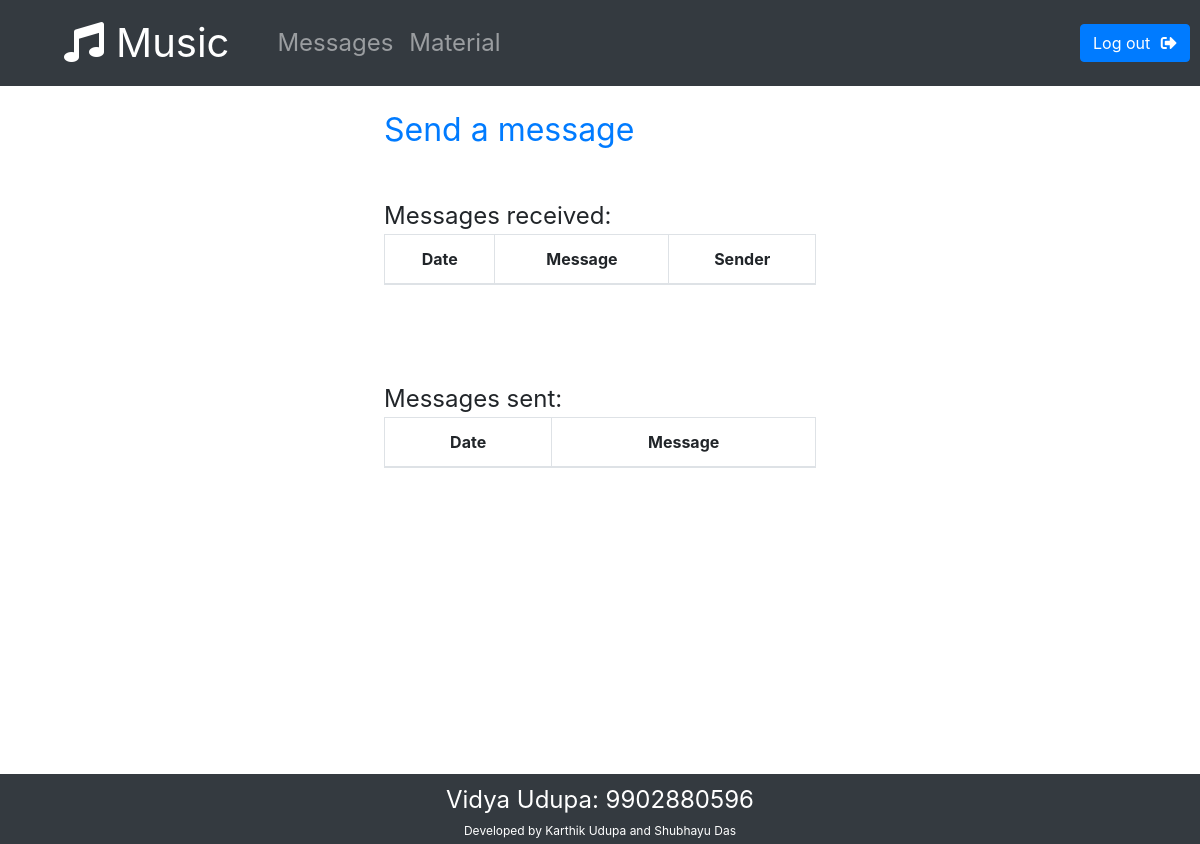
The page /student-home/student-message/ (signed in) on the database as committed earlier.
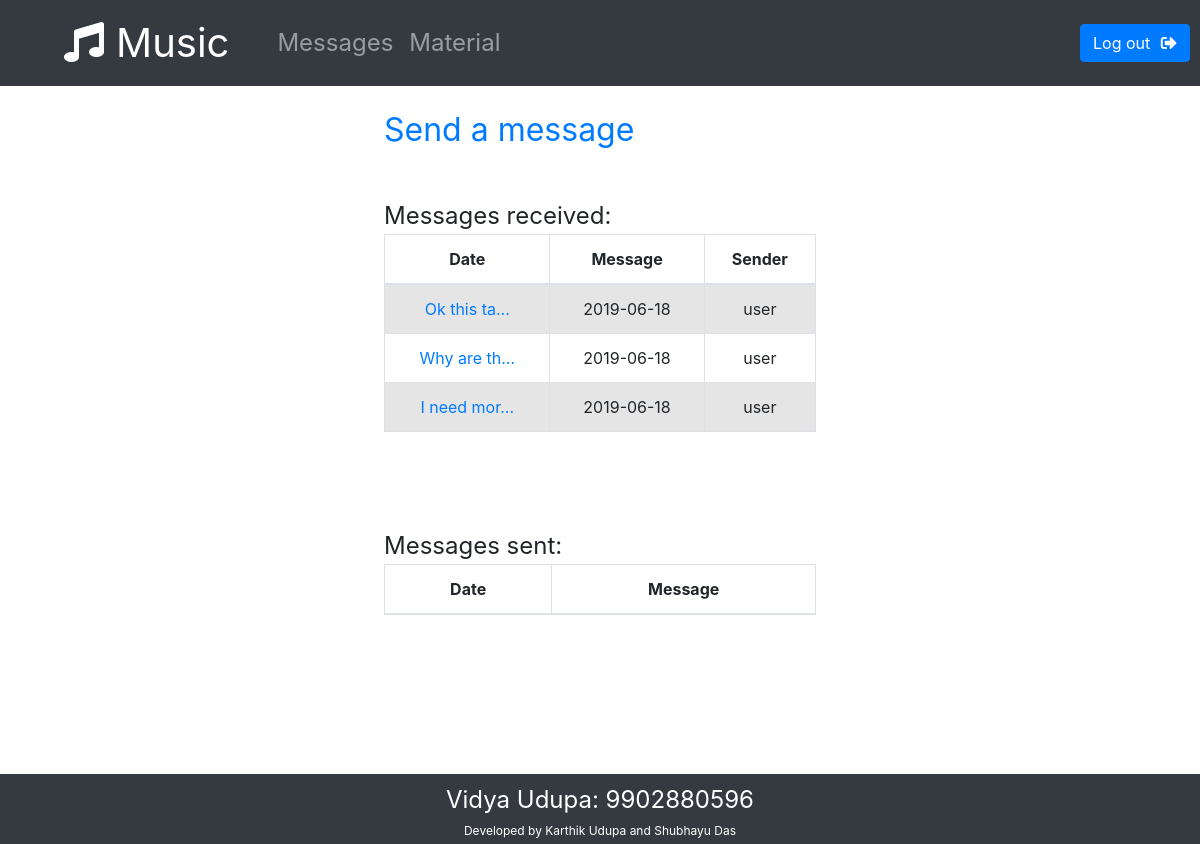
The same page on the database as committed later.
### Registry/models.py (models this page shows)
class Message(models.Model):
    message = models.CharField(max_length = 3000, verbose_name = "Message: ")
    datePosted = models.DateTimeField(verbose_name = "Date Posted: ", default = datetime(1970, 1, 1, tzinfo=timezone('Asia/Kolkata')))
    allowedUsers = models.CharField(max_length = 1000, verbose_name = 'Allowed Users: ')
    sender = models.CharField(max_length = 100, verbose_name = 'Sender: ', default = 'admin')
    class Meta:
        ordering = ('-datePosted', )

### Registry/views.py (the view)
# urls.py: path('student-home/student-message/', views.studentViewMessage, name = 'studentViewMessage'),
def studentViewMessage(request):
    if checkStatus(request):
        try:
            userId = request.session.get('user_info')
            user = storeData.objects.get(id = userId)
            print(user.username)
            user.unseen_message_count = 0
            user.save()
            final = {'received': [], 'sent': []}
            countSent = 0
            countRcv = 0
            id = 0
            for message in Message.objects.values():
                if countSent < 3:
                    if message['sender'] == str(user.username):
                        final['sent'].append({'id': str(id), 'brief': message['message'][:10]+"...", 'posts': message['message'], 'dates': str(message['datePosted'].date())})
                        countSent = countSent + 1
                if countRcv < 3:
                    if str(user.username) in (message['allowedUsers']):
                        final['received'].append({'id': str(id), 'brief': message['message'][:10]+"...",  'posts': message['message'], 'dates': str(message['datePosted'].date()), 'sender': str(message['sender'])})
                        countRcv += 1
                    id += 1
                if countRcv == 4 or countSent == 4:
                    break
            return render(request, 'Registry/studentViewMessage.html', final)
        except:
            errorMessage(request, 'notSignedIn')
            return redirect('home')
    errorMessage(request,  'notSignedIn')
    return redirect('home')

### Registry/views.py (called while the page is built)
def checkStatus(request):
    userId = request.session.get('user_info')
    if userId is not None and userId is not -1:
        return True
    else:
        return False

### Registry/templates/Registry/studentViewMessage.html (shortened to what this page needs)
{% extends "Registry/studentBase.html" %}
{% load static %}
{% block style %}
    <link rel="stylesheet" href = {% static "css/studentViewMessage.css" %}>
{% endblock %}
{% block body %}
<div id = "allMessage">
    <p id = 'sender'>   <a href="{% url 'studentSendMessage' %}">Send a message</a> </p>
    <p id = "tags"> Messages received: </p>
    <table class = "table table-bordered striped" id ="receivedMessages">
        <thead>
            <tr>
                <th>Date</th>
                <th>Message</th>
                <th>Sender</th>
            </tr>
        </thead>
        <tbody>
            {% for message in received %}
            <tr>
                <td> <a href="#post{{message.id}}" data-toggle="collapse" class="accordion-toggle"> {{ message.brief }} </a> </td>
                <td>{{ message.dates }}</td>
                <td>{{ message.sender }}</td>
            </tr>
            {% endfor %}
        </tbody>
    </table>
    <br><br><br>
    <p id = "tags">Messages sent:</p>
    <table class = "table table-bordered striped" id = "sentMessages">
        <thead>
            <tr>
                <th>Date</th>
                <th>Message</th>
            </tr>
        </thead>
    </table>
</div>
{% endblock %}

Rows that differ between the two databases and show on the page:
added Message: sender "user"
added Message: sender "user"
added Message: sender "user"
Other text that changed with them:
new list line: "Ok this ta... 2019-06-18"
new list line: "Why are th... 2019-06-18"
new list line: "I need mor... 2019-06-18"
